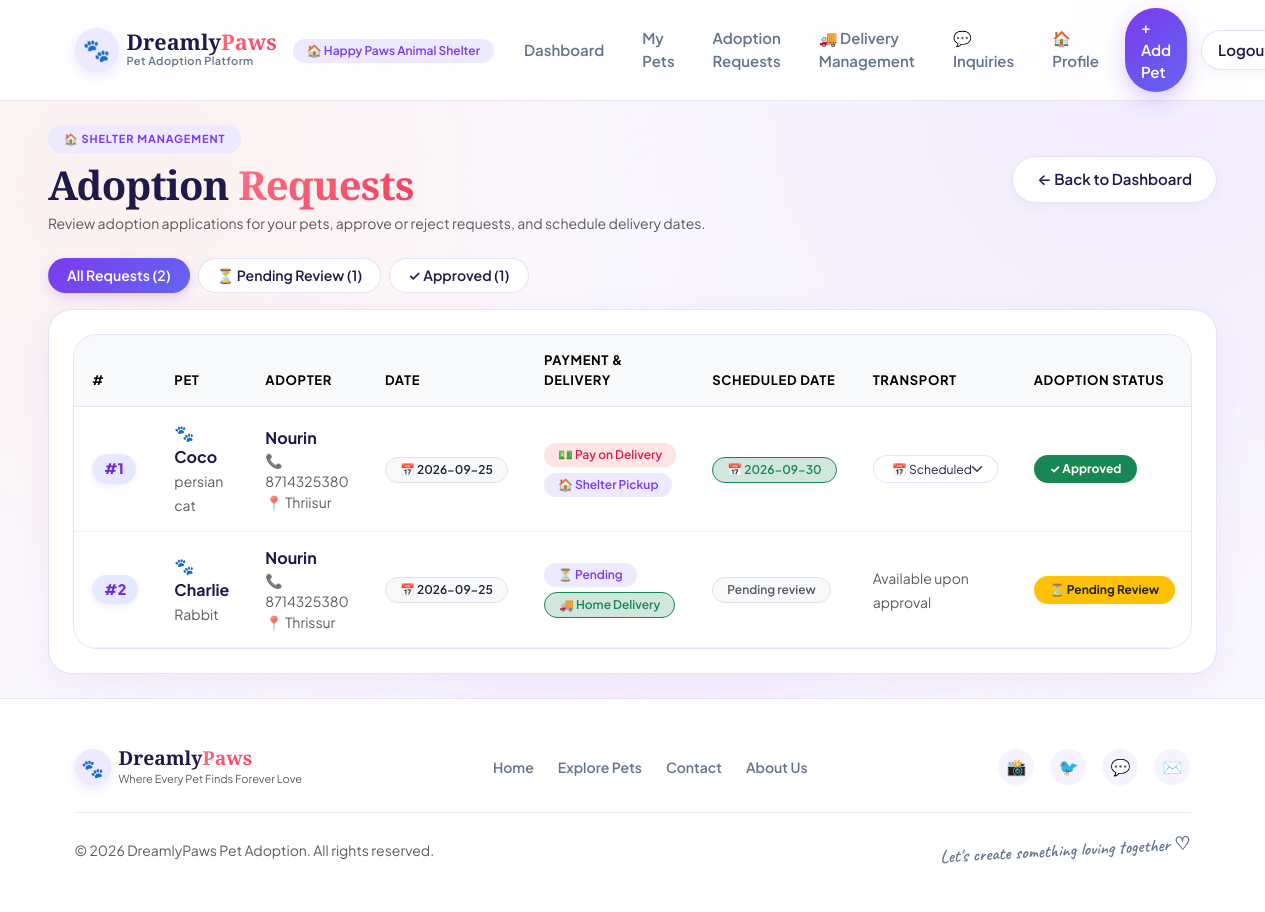
/shelter-requests (signed in), run on the app's committed database.
### tables this page shows
CREATE TABLE users(
        id INTEGER PRIMARY KEY AUTOINCREMENT,
        fullname TEXT,
        email TEXT,
        phone TEXT,
        address TEXT,
        password TEXT
    , role TEXT DEFAULT 'Adopter', account_status TEXT DEFAULT 'Pending');

CREATE TABLE adoptions(
        id INTEGER PRIMARY KEY AUTOINCREMENT,
        pet_id INTEGER,
        adopter_name TEXT,
        phone TEXT,
        address TEXT,
        payment_status TEXT,
        transport_method TEXT,
        request_status TEXT
    , payment_method TEXT DEFAULT 'Online', payment_amount REAL DEFAULT 0, refund_status TEXT DEFAULT 'Not Applicable', transport_date TEXT, transport_time TEXT, transport_status TEXT DEFAULT 'Not Scheduled', adopter_id INTEGER, upi_id TEXT, payment_date TEXT, request_date TEXT);

CREATE TABLE pets(
        id INTEGER PRIMARY KEY AUTOINCREMENT,
        name TEXT,
        breed TEXT,
        age TEXT,
        gender TEXT,
        vaccinated TEXT,
        description TEXT,
        image TEXT
    , status TEXT DEFAULT 'Available', shelter_id INTEGER);

### app.py (the view)
@app.route('/shelter-requests')
def shelter_requests():
    if 'user' not in session:
        return redirect(url_for('login'))
    if session.get('role') != "Shelter":
        return "Access Denied!"
    shelter_id = session['user_id']
    conn = sqlite3.connect("database.db")
    cursor = conn.cursor()
    cursor.execute("""
        SELECT
            adoptions.id,
            pets.name,
            pets.breed,
            adoptions.adopter_name,
            adoptions.phone,
            adoptions.address,
            adoptions.payment_method,
            adoptions.payment_status,
            adoptions.request_status,
            adoptions.transport_method,
            adoptions.transport_date,
            adoptions.transport_time,
            adoptions.transport_status,
            adoptions.refund_status,
            COALESCE(adoptions.request_date, adoptions.payment_date, date('now')) AS request_date
        FROM adoptions
        JOIN pets ON adoptions.pet_id = pets.id
        WHERE pets.shelter_id = ?
        ORDER BY adoptions.id ASC
    """, (shelter_id,))
    requests = cursor.fetchall()
    cursor.execute("SELECT fullname, phone, address FROM users WHERE id = ?", (shelter_id,))
    shelter_info = cursor.fetchone()
    conn.close()
    today_str = datetime.date.today().isoformat()
    pending_count = sum(1 for r in requests if r[8] == 'Pending')
    approved_count = sum(1 for r in requests if r[8] == 'Approved')
    rejected_count = sum(1 for r in requests if r[8] == 'Rejected')
    return render_template(
        "shelter_requests.html",
        requests=requests,
        shelter_info=shelter_info,
        today=today_str,
        pending_count=pending_count,
        approved_count=approved_count,
        rejected_count=rejected_count
    )

### templates/shelter_requests.html (shortened to what this page needs)
<!DOCTYPE html>
<html lang="en">
<head>
    <link href="https://cdn.jsdelivr.net/npm/bootstrap@5.3.3/dist/css/bootstrap.min.css" rel="stylesheet">
    <link rel="stylesheet" href="{{ url_for('static', filename='css/dreamly_theme.css') }}">
</head>
<body>
{% include 'navbar.html' %}
<div class="container-fluid px-3 px-lg-5 py-4" style="max-width: 1560px;">
    <div class="d-flex flex-column flex-md-row justify-content-between align-items-md-center mb-4 gap-3">
        <div>
            <span class="pill-tag mb-2">
                🏠 SHELTER MANAGEMENT
            </span>
            <h1 class="display-6 fw-bold mb-1" style="font-family: var(--font-heading); color: var(--dark-navy);">
                Adoption <span class="gradient-text">Requests</span>
            </h1>
            <p class="text-muted small mb-0">
                Review adoption applications for your pets, approve or reject requests, and schedule delivery dates.
            </p>
        </div>
        <div class="d-flex gap-2 align-items-center">
            <a href="{{ url_for('shelter_dashboard') }}" class="btn-outline-pill">
                ← Back to Dashboard
            </a>
        </div>
    </div>
    {% if requests %}
    <div class="d-flex gap-2 flex-wrap align-items-center mb-3">
        <button type="button" class="filter-tab-btn active" onclick="filterRequests('all', this)">
            All Requests ({{ requests|length }})
        </button>
        <button type="button" class="filter-tab-btn" onclick="filterRequests('Pending', this)">
            ⏳ Pending Review ({{ pending_count }})
        </button>
        <button type="button" class="filter-tab-btn" onclick="filterRequests('Approved', this)">
            ✓ Approved ({{ approved_count }})
        </button>
    </div>
    <div class="dreamly-card p-3 p-md-4 shadow-sm">
        <div class="table-responsive">
            <table class="table table-hover align-middle mb-0" id="requestsTable">
                <thead class="table-light">
                    <tr>
                        <th style="width: 70px;">#</th>
                        <th>Pet</th>
                        <th>Adopter</th>
                        <th>Date</th>
                        <th>Payment &amp; Delivery</th>
                        <th>Scheduled Date</th>
                        <th>Transport</th>
                        <th>Adoption Status</th>
                    </tr>
                </thead>
                <tbody>
                {% for req in requests %}
                    <tr class="request-row" data-status="{{ req[8] }}">
                        <td>
                            <span class="order-badge">#{{ loop.index }}</span>
                        </td>
                        <td>
                            <strong style="color: var(--dark-navy);" class="d-block">🐾 {{ req[1]|title }}</strong>
                            <span class="text-muted small">{{ req[2] }}</span>
                        </td>
                        <td>
                            <strong style="color: var(--dark-navy);" class="d-block">{{ req[3] }}</strong>
                            <div class="text-muted small">📞 {{ req[4] }}</div>
                            <div class="text-muted small text-truncate" style="max-width: 160px;" title="{{ req[5] }}">📍 {{ req[5] }}</div>
                        </td>
                        <td>
                            <span class="badge bg-light text-dark border">
                                📅 {{ req[14] or 'Today' }}
                            </span>
                        </td>
                        <td>
                            <div class="mb-1">
                                {% if req[7] == "Paid" %}
                                    <span class="badge bg-success">✓ Paid (₹500)</span>
                                {% elif req[7] == "COD" %}
                                    <span class="badge bg-coral-subtle text-dark">💵 Pay on Delivery</span>
                                {% else %}
                                    <span class="badge bg-purple-subtle">⏳ Pending</span>
                                {% endif %}
                            </div>
                            <div>
                                {% if req[9] == 'Shelter Pickup' %}
                                    <span class="badge bg-purple-subtle fs-7">🏠 Shelter Pickup</span>
                                {% else %}
                                    <span class="badge bg-success-subtle text-success border border-success fs-7">🚚 Home Delivery</span>
                                {% endif %}
                            </div>
                        </td>
                        <td>
                            {% if req[8] == 'Approved' and req[10] %}
                                <span class="badge bg-success-subtle text-success border border-success fw-semibold">
                                    📅 {{ req[10] }}
                                </span>
                            {% elif req[8] == 'Approved' %}
                                <span class="badge bg-warning text-dark">📅 Schedule Needed</span>
                            {% else %}
                                <span class="badge bg-light text-muted border">Pending review</span>
                            {% endif %}
                        </td>
                        <td>
                            {% if req[8] == "Approved" %}
                            <form method="POST" action="{{ url_for('shelter_update_transport_status', request_id=req[0]) }}" class="d-flex gap-1 align-items-center">
                                <select name="transport_status" class="form-select form-select-sm py-1" style="border-radius: 9999px; font-size: 0.76rem; min-width: 125px;" onchange="this.form.submit()">
                                    <option value="Scheduled" {% if req[12] == 'Scheduled' %}selected{% endif %}>📅 Scheduled</option>
                                </select>
                            </form>
                            {% else %}
                                <span class="text-muted small">Available upon approval</span>
                            {% endif %}
                        </td>
                        <td>
                            {% if req[8] == "Approved" %}
                                <span class="badge bg-success px-3 py-2 fs-7 fw-bold">✓ Approved</span>
                            {% elif req[8] == "Rejected" %}
                                <span class="badge bg-danger px-3 py-2 fs-7 fw-bold">✕ Rejected</span>
                            {% else %}
                                <span class="badge bg-warning text-dark px-3 py-2 fs-7 fw-bold">⏳ Pending Review</span>
                            {% endif %}
                        </td>
                    </tr>
                {% endfor %}
                </tbody>
            </table>
        </div>
    </div>
    {% endif %}
</div>
{% include 'footer.html' %}
</body>
</html>

### templates/navbar.html (shortened to what this page needs)
<link rel="stylesheet" href="{{ url_for('static', filename='css/dreamly_theme.css') }}">
<nav class="navbar navbar-expand-lg dreamly-navbar sticky-top">
    <div class="container">
        <a class="navbar-brand d-flex align-items-center gap-2" href="{{ url_for('home') }}">
            <div class="brand-icon-wrap">
                🐾
            </div>
            <div class="d-flex flex-column">
                <span class="brand-title">Dreamly<span class="gradient-text">Paws</span></span>
                <span class="brand-subtitle">Pet Adoption Platform</span>
            </div>
        </a>
        <div class="collapse navbar-collapse" id="mainNavbar">
            {% if not session.get('user_id') %}
                <ul class="navbar-nav ms-auto align-items-lg-center">
                    <li class="nav-item">
                        <a class="nav-link px-3" href="{{ url_for('home') }}">
                            Home
                        </a>
                    </li>
                    <li class="nav-item">
                        <a class="nav-link px-3" href="{{ url_for('pets') }}">
                            Explore Pets
                        </a>
                    </li>
                    <li class="nav-item">
                        <a class="nav-link px-3" href="{{ url_for('contact') }}">
                            Contact
                        </a>
                    </li>
                    <li class="nav-item ms-lg-2">
                        <a class="nav-link px-3 text-dark fw-semibold" href="{{ url_for('login') }}">
                            Sign In
                        </a>
                    </li>
                    <li class="nav-item ms-lg-2">
                        <a class="btn-dark-pill" href="{{ url_for('register') }}">
                            Get Started →
                        </a>
                    </li>
                </ul>
            {% elif session.get('role') == 'Shelter' %}
                <ul class="navbar-nav ms-auto align-items-lg-center">
                    <li class="nav-item">
                        <span class="badge bg-purple-subtle me-2">🏠 {{ session.get('user', 'Shelter') }}</span>
                    </li>
                    <li class="nav-item">
                        <a class="nav-link px-3" href="{{ url_for('shelter_dashboard') }}">
                            Dashboard
                        </a>
                    </li>
                    <li class="nav-item">
                        <a class="nav-link px-3" href="{{ url_for('shelter_pets') }}">
                            My Pets
                        </a>
                    </li>
                    <li class="nav-item">
                        <a class="nav-link px-3" href="{{ url_for('shelter_requests') }}">
                            Adoption Requests
                        </a>
                    </li>
                    <li class="nav-item">
                        <a class="nav-link px-3" href="{{ url_for('shelter_dashboard') }}#deliveries-section">
                            🚚 Delivery Management
                        </a>
                    </li>
                    <li class="nav-item">
                        <a class="nav-link px-3" href="{{ url_for('shelter_dashboard') }}#messages-section">
                            💬 Inquiries
                        </a>
                    </li>
                    <li class="nav-item">
                        <a class="nav-link px-3" href="{{ url_for('shelter_dashboard') }}#profile-section">
                            🏠 Profile
                        </a>
                    </li>
                    <li class="nav-item ms-lg-1">
                        <a class="btn-purple-pill py-2 px-3" href="{{ url_for('shelter_add_pet') }}">
                            + Add Pet
                        </a>
                    </li>
                    <li class="nav-item ms-lg-2">
                        <a class="btn-outline-pill py-2 px-3" href="{{ url_for('logout') }}">
                            Logout
                        </a>
                    </li>
                </ul>
            {% endif %}
        </div>
    </div>
</nav>

### data on the page
users: get "Happy Paws Animal Shelter"
adoptions: name "Coco", breed "persian cat", adopter_name "Nourin", phone "8714325380", address "Thriisur", request_date "2026-09-25", payment_status "💵 Pay on Delivery", transport_method "🏠 Shelter Pickup", transport_date "2026-09-30", transport_status "📅 Scheduled", request_status "✓ Approved"
adoptions: name "Charlie", breed "Rabbit", adopter_name "Nourin", phone "8714325380", address "Thrissur", request_date "2026-09-25", payment_status "⏳ Pending", transport_method "🚚 Home Delivery", request_status "Pending review"

### other printed values
{{ requests|length }} "2"
{{ pending_count }} "1"
{{ approved_count }} "1"
